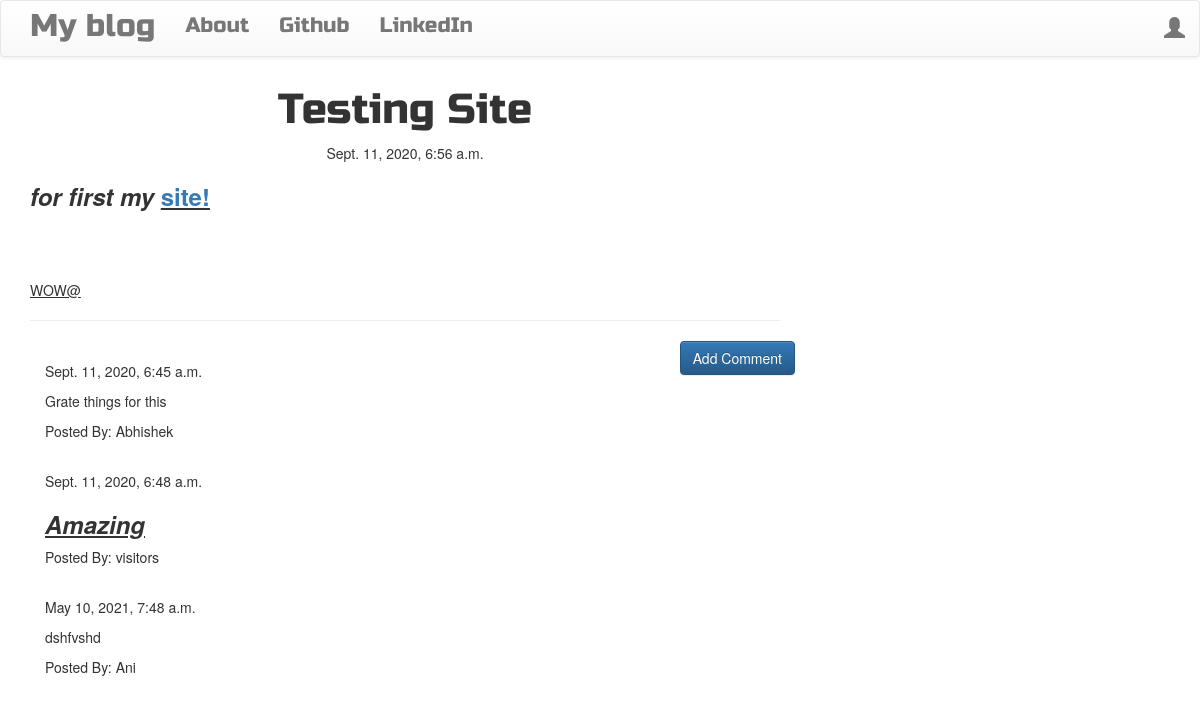
The app's page /post/1/ with its own data.
### blog/models.py (models this page shows, shortened)
class Post(models.Model):
    author=models.ForeignKey('auth.User',on_delete=models.CASCADE)
    title =models.CharField(max_length=200)
    text=models.TextField()
    created_date = models.DateTimeField(default=timezone.now)
    published_date = models.DateTimeField(blank=True,null=True)

class Comment(models.Model):
    post = models.ForeignKey('blog.Post',related_name='comments',on_delete=models.CASCADE)
    author = models.CharField(max_length=200)
    text = models.TextField()
    created_date = models.DateTimeField(default=timezone.now)
    approved_comment = models.BooleanField(default=False)

### blog/views.py (the view)
# urls.py: re_path(r'^post/(?P<pk>\d+)/$',views.PostDetailView.as_view(),name='post_detail'),
class PostDetailView(DetailView):
    model=Post

### blog/templates/blog/post_detail.html (shortened to what this page needs)
{% extends 'blog/base.html' %}
{% block body_block %}
    <h1 class="posttitle loader">{{ post.title }}</h1>
    {% if post.published_date %}
     <div class="date postdate">
         {{ post.published_date }}
     </div>
    {% else %}
     <a class="btn btn-default" href="{% url 'post_publish' pk=post.pk %}">Publish</a>
    {% endif %}
    <p class="postcontent">
        {{ post.text|safe|linebreaksbr }}
    </p>
    <hr>
    <a  class="btn btn-primary btn-comment" href="{% url 'add_comment_to_post' pk=post.pk%}">
        Add Comment
    </a>
    <div class="container">
      {% for comment in post.comments.all %}
        <br>
        {% if user.is_authenticated or comment.approved_comment %}
            {{ comment.created_date }}
            <p>{{ comment.text|safe|linebreaks }}</p>
            <p>Posted By: {{ comment.author }}</p>
        {% endif %}
        {% empty %}
           <p>No Comments </p>
      {% endfor %}
    </div>
{% endblock %}

### blog/templates/blog/base.html (shortened to what this page needs)
<!DOCTYPE html>
{% load static %}
<html lang="en">
<head>
    <link rel="stylesheet"
          href="https://maxcdn.bootstrapcdn.com/bootstrap/3.3.7/css/bootstrap.min.css"
>
    <link rel="stylesheet"
          href="https://maxcdn.bootstrapcdn.com/bootstrap/3.3.7/css/bootstrap-theme.min.css"
>
    <link rel="stylesheet"
          href="//cdn.jsdelivr.net/npm/medium-editor@latest/dist/css/medium-editor.min.css"
          type="text/css" media="screen" charset="utf-8">
    <link rel="stylesheet" href="{% static 'css/blog.css' %}">
</head>
<body class="loader">
    <nav class="navbar navbar-default techfont custom-navbar">
        <div class="container">
            <ul class="nav navbar-nav">
                <li><a class="navbar-brand bigbrand" href="{% url 'post_list' %}">My blog</a></li>
                <li><a href="{% url 'about'%}">About</a></li>
                <li><a href="https://www.github.com">Github</a></li>
                <li><a href="https://www.linkedin.com">LinkedIn</a></li>
            </ul>
            <ul class="nav navbar-nav navbar-right">
                {% if user.is_authenticated %}
                   <li>
                       <a href="{% url 'post_new' %}">New Post</a>
                   </li>
                   <li>
                    <a href="{% url 'post_draft_list' %}">Drafts</a>
                </li>
                <li>
                    <a href="{% url 'logout'%}">Log Out</a>
                </li>
                <li>
                    <a>Welcome: {{ user.username }}</a>
                </li>
                {% else %}
                <li>
                    <a  class='nav navbar-right' href="{% url 'login' %}" ><span class="glyphicon glyphicon-user"></span></a>
                </li>
                {% endif %}
            </ul>
        </div>
    </nav>
    <div class="content container">
        <div class="row">
            <div class="col-md-8">
                <div class="blog_posts">
                    {% block body_block %}
                    {% endblock %}
                </div>
            </div>
        </div>
    </div>
</body>
</html>

### blog/static/css/blog.css (style rules this page uses)
.techfont { font-family: 'Russo One', sans-serif; font-size: 1.5em; margin-bottom: 10px; }
.bigbrand { font-size: 1.5em; }
.postdate { text-align: center; }
.posttitle { font-family: 'Russo One', sans-serif; font-size: 3em; text-align: center; }
.postcontent { font-family: 'Montserrat', sans-serif; font-size: 1.5em; }
.btn-comment { position: absolute; right: 0px; }
.loader { filter: hue-rotate(0deg); color: linear-gradient(45deg,#0f8,#0f8); animation: hue 10000ms infinite linear; }

### records on screen
Post: title "Testing Site", published_date "Sept. 11, 2020, 6:56 a.m.", text "for first my site! WOW@"
Comment: created_date "Sept. 11, 2020, 6:45 a.m.", text "Grate things for this", author "Abhishek"
Comment: created_date "Sept. 11, 2020, 6:48 a.m.", text "Amazing", author "visitors"
Comment: created_date "May 10, 2021, 7:48 a.m.", text "dshfvshd", author "Ani"
